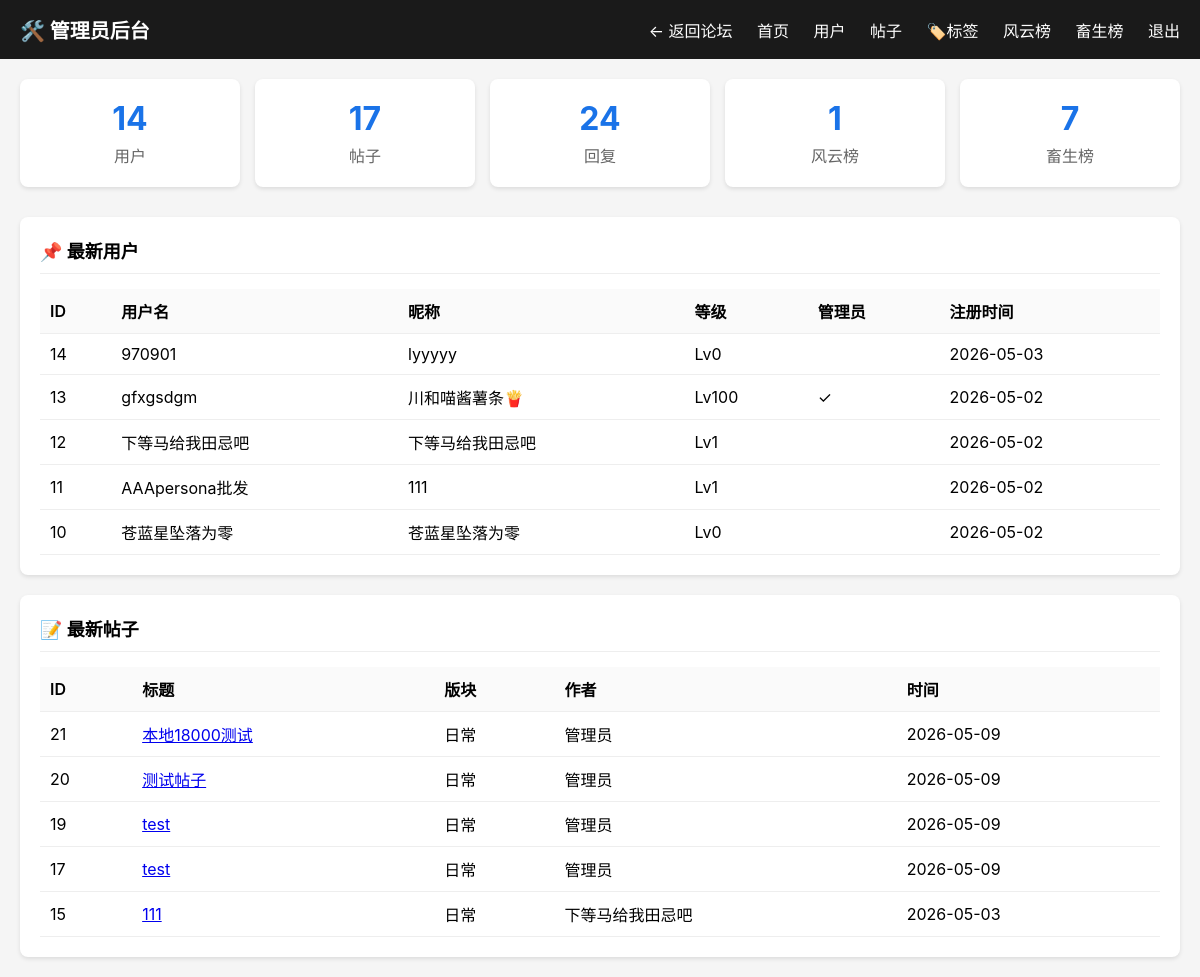
The page /manage/ (signed in) on the database its author committed.
### tables this page shows
CREATE TABLE users (
            id INTEGER PRIMARY KEY AUTOINCREMENT,
            username TEXT UNIQUE NOT NULL,
            nickname TEXT NOT NULL,
            password_hash TEXT NOT NULL,
            avatar TEXT DEFAULT '',
            bio TEXT DEFAULT '',
            is_admin INTEGER DEFAULT 0,
            created_at TEXT DEFAULT (datetime('now'))
        , level INTEGER DEFAULT 0, exp INTEGER DEFAULT 0, is_banned INTEGER DEFAULT 0);

CREATE TABLE topics (
            id INTEGER PRIMARY KEY AUTOINCREMENT,
            title TEXT NOT NULL,
            content TEXT NOT NULL,
            board_id INTEGER NOT NULL,
            user_id INTEGER NOT NULL,
            is_anonymous INTEGER DEFAULT 0,
            view_count INTEGER DEFAULT 0,
            like_count INTEGER DEFAULT 0,
            reply_count INTEGER DEFAULT 0,
            is_pinned INTEGER DEFAULT 0,
            created_at TEXT DEFAULT (datetime('now')),
            updated_at TEXT DEFAULT (datetime('now'))
        );

CREATE TABLE boards (
            id INTEGER PRIMARY KEY AUTOINCREMENT,
            slug TEXT UNIQUE NOT NULL,
            name TEXT NOT NULL,
            description TEXT DEFAULT '',
            color TEXT DEFAULT '#e07a5f',
            icon TEXT DEFAULT '📌',
            topic_count INTEGER DEFAULT 0,
            sort_order INTEGER DEFAULT 0
        );

### admin.py (the view)
@admin_bp.route('/')
@login_required
def index():
    conn = get_db()
    user_count = conn.execute('SELECT COUNT(*) FROM users').fetchone()[0]
    topic_count = conn.execute('SELECT COUNT(*) FROM topics').fetchone()[0]
    reply_count = conn.execute('SELECT COUNT(*) FROM replies').fetchone()[0]
    famous_count = conn.execute('SELECT COUNT(*) FROM famous_users').fetchone()[0]
    chef_count = conn.execute('SELECT COUNT(*) FROM chef_users').fetchone()[0]
    recent_users = conn.execute('''
        SELECT id, username, nickname, level, is_admin, created_at
        FROM users ORDER BY id DESC LIMIT 5
    ''').fetchall()
    recent_topics = conn.execute('''
        SELECT t.id, t.title, t.created_at, u.nickname, b.name
        FROM topics t
        LEFT JOIN users u ON t.user_id = u.id
        LEFT JOIN boards b ON t.board_id = b.id
        ORDER BY t.id DESC LIMIT 5
    ''').fetchall()
    conn.close()
    return render_template('admin/index.html',
        user_count=user_count,
        topic_count=topic_count,
        reply_count=reply_count,
        famous_count=famous_count,
        chef_count=chef_count,
        recent_users=recent_users,
        recent_topics=recent_topics
    )

### admin.py (called while the page is built)
def get_db():
    return sqlite3.connect('/root/workspace/forum.db')

def login_required(f):
    @wraps(f)
    def decorated_function(*args, **kwargs):
        if 'user_id' not in session:
            return redirect('/login')
        user_id = session['user_id']
        conn = get_db()
        cur = conn.execute('SELECT is_admin FROM users WHERE id = ?', (user_id,))
        user = cur.fetchone()
        conn.close()
        if not user or not user[0]:
            return '<h1>权限不足，需要管理员账号</h1><a href="/">返回首页</a>'
        return f(*args, **kwargs)
    return decorated_function

### app.py (called while the page is built)
def get_db():
    conn = sqlite3.connect(DB_PATH, timeout=30)
    conn.execute("PRAGMA busy_timeout = 30000")
    conn.execute("PRAGMA journal_mode = WAL")
    conn.row_factory = sqlite3.Row
    return conn

def get_current_user():
    user_id = session.get('user_id')
    if not user_id:
        return None
    conn = get_db()
    user = conn.execute("SELECT id, username, nickname, avatar, bio, is_admin, level, exp, created_at FROM users WHERE id = ?", (user_id,)).fetchone()
    conn.close()
    return dict(user) if user else None

@app.context_processor
def inject_user():
    from flask import session, g
    user = get_current_user()
    return dict(user=user)

### templates/admin/index.html
{% extends "admin/base.html" %}
{% block content %}
<div class="stats">
    <div class="stat-card">
        <div class="num">{{ user_count }}</div>
        <div class="label">用户</div>
    </div>
    <div class="stat-card">
        <div class="num">{{ topic_count }}</div>
        <div class="label">帖子</div>
    </div>
    <div class="stat-card">
        <div class="num">{{ reply_count }}</div>
        <div class="label">回复</div>
    </div>
    <div class="stat-card">
        <div class="num">{{ famous_count }}</div>
        <div class="label">风云榜</div>
    </div>
    <div class="stat-card">
        <div class="num">{{ chef_count }}</div>
        <div class="label">畜生榜</div>
    </div>
</div>
<div class="card">
    <h2>📌 最新用户</h2>
    <table>
        <tr>
            <th>ID</th>
            <th>用户名</th>
            <th>昵称</th>
            <th>等级</th>
            <th>管理员</th>
            <th>注册时间</th>
        </tr>
        {% for u in recent_users %}
        <tr>
            <td>{{ u[0] }}</td>
            <td>{{ u[1] }}</td>
            <td>{{ u[2] }}</td>
            <td>Lv{{ u[3] }}</td>
            <td>{{ '✓' if u[4] else '' }}</td>
            <td>{{ u[5][:10] }}</td>
        </tr>
        {% endfor %}
    </table>
</div>
<div class="card">
    <h2>📝 最新帖子</h2>
    <table>
        <tr>
            <th>ID</th>
            <th>标题</th>
            <th>版块</th>
            <th>作者</th>
            <th>时间</th>
        </tr>
        {% for t in recent_topics %}
        <tr>
            <td>{{ t[0] }}</td>
            <td><a href="/topic/{{ t[0] }}" target="_blank">{{ t[1][:30] }}</a></td>
            <td>{{ t[4] }}</td>
            <td>{{ t[3] or '未知' }}</td>
            <td>{{ t[2][:10] }}</td>
        </tr>
        {% endfor %}
    </table>
</div>
{% endblock %}

### templates/admin/base.html (style rules this page uses)
* { box-sizing: border-box; margin: 0; padding: 0; }
body { font-family: -apple-system, sans-serif; background: #f5f5f5; min-height: 100vh; }
.stats { display: grid; grid-template-columns: repeat(auto-fit, minmax(150px, 1fr)); gap: 15px; margin-bottom: 30px; }
.stat-card { background: #fff; border-radius: 8px; padding: 20px; text-align: center; box-shadow: 0 2px 4px rgba(0,0,0,0.1); }
.stat-card .num { font-size: 32px; font-weight: bold; color: #1a73e8; }
.stat-card .label { color: #666; margin-top: 5px; }
.card { background: #fff; border-radius: 8px; padding: 20px; margin-bottom: 20px; box-shadow: 0 2px 4px rgba(0,0,0,0.1); }
.card h2 { margin-bottom: 15px; font-size: 18px; border-bottom: 1px solid #eee; padding-bottom: 10px; }
table { width: 100%; border-collapse: collapse; }
th, td { padding: 10px; text-align: left; border-bottom: 1px solid #eee; }
th { background: #fafafa; font-weight: 600; }

### rows shown on the page
users: id "14", username "970901", nickname "lyyyyy", level "0", created_at "2026-05-03"
users: id "13", username "gfxgsdgm", nickname "川和喵酱薯条🍟", level "100", is_admin "✓", created_at "2026-05-02"
users: id "12", username "下等马给我田忌吧", nickname "下等马给我田忌吧", level "1", created_at "2026-05-02"
users: id "11", username "AAApersona批发", nickname "111", level "1", created_at "2026-05-02"
users: id "10", username "苍蓝星坠落为零", nickname "苍蓝星坠落为零", level "0", created_at "2026-05-02"
topics: id "21", title "本地18000测试", name "日常", nickname "管理员", created_at "2026-05-09"
topics: id "20", title "测试帖子", name "日常", nickname "管理员", created_at "2026-05-09"
topics: id "19", title "test", name "日常", nickname "管理员", created_at "2026-05-09"
topics: id "17", title "test", name "日常", nickname "管理员", created_at "2026-05-09"
topics: id "15", title "111", name "日常", nickname "下等马给我田忌吧", created_at "2026-05-03"

### other values the page prints
{{ user_count }} "14"
{{ topic_count }} "17"
{{ reply_count }} "24"
{{ famous_count }} "1"
{{ chef_count }} "7"
